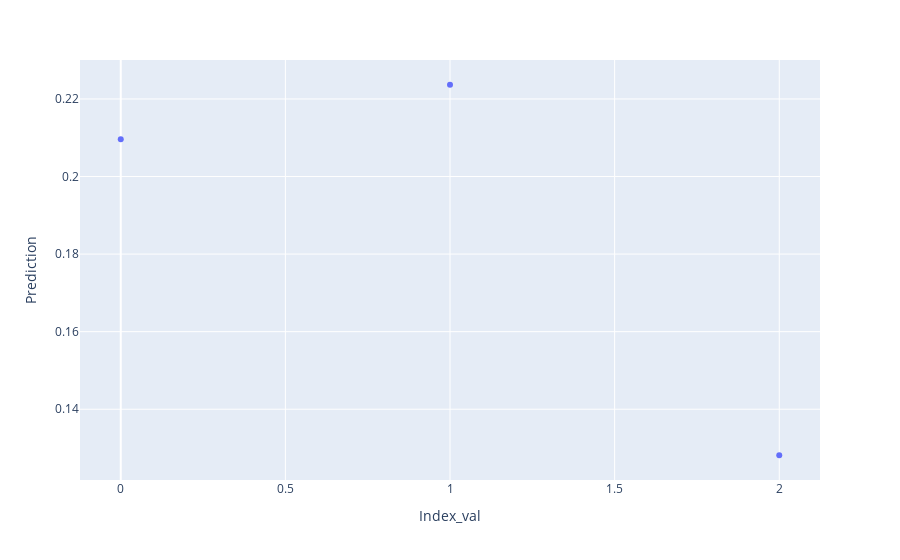

Source (notebook cell):
### Code cell
display(df_RNN)
df_RNN_line_chart=pd.DataFrame(columns=["Index_val","Prediction"])
for i,k in enumerate(df_RNN.prediction):
    #print(i,k[0][0])
    row1 = pd.Series([i,k[0][0]] ,index=df_RNN_line_chart.columns )
    df_RNN_line_chart.loc[len(df_RNN_line_chart.index)] = row1
    
display(df_RNN_line_chart)

df_RNN_line_chart_2=df_RNN.merge(df_RNN_line_chart,left_index=True,right_index=True)

display(df_RNN_line_chart_2)
    


import plotly.express as px
fig = px.scatter(df_RNN_line_chart_2, x="Index_val", y="Prediction",hover_data=['p_units','p_epoch','p_batch_size'])
fig.show()

### Figure 1 — Plotly figure (JSON) as saved in the notebook; plotly's stock layout.template omitted (floating-point values rounded to 4 significant figures)
{"data": [{"customdata": [[100, 10, 150], [150, 10, 150], [200, 10, 150]], "hovertemplate": "Index_val=%{x}<br>Prediction=%{y}<br>p_units=%{customdata[0]}<br>p_epoch=%{customdata[1]}<br>p_batch_size=%{customdata[2]}<extra></extra>", "legendgroup": "", "marker": {"color": "#636efa", "symbol": "circle"}, "mode": "markers", "name": "", "orientation": "v", "showlegend": false, "x": [0, 1, 2], "xaxis": "x", "y": [0.2096, 0.2237, 0.1281], "yaxis": "y", "type": "scatter"}], "layout": {"xaxis": {"anchor": "y", "domain": [0, 1], "title": {"text": "Index_val"}, "type": "linear", "range": [-0.1172, 2.117], "autorange": true}, "yaxis": {"anchor": "x", "domain": [0, 1], "title": {"text": "Prediction"}, "type": "linear", "range": [0.1214, 0.2304], "autorange": true}, "legend": {"tracegroupgap": 0}, "margin": {"t": 60}, "autosize": true, "dragmode": "zoom"}}
